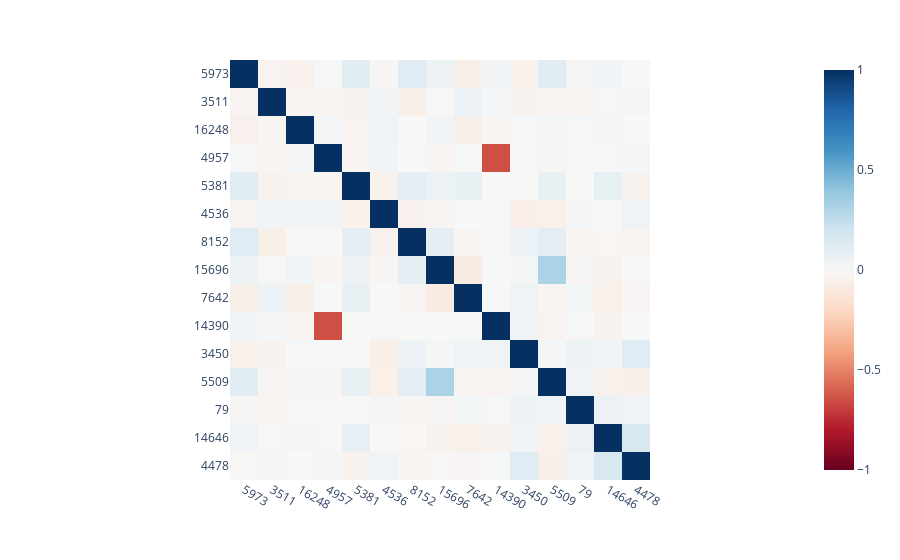

Here is the notebook cell this chart was saved with:
### Code cell
# Compute output features whose top eigenvalues are high, likely indicating some interesting structure.
eigenvals = tracer.compute(compute_truncated_eigenvalues, project=False, k=2)
vals, idxs = eigenvals.topk(15)

# Plot the cosine similarity between these features to see if any are related.
dirs = tracer.out.w_dec.weight[:, idxs]
sims = torch.cosine_similarity(dirs[..., None], dirs[:, None], dim=0)

# Visualize them nicely.
labels = [f"{i}" for i in idxs.cpu()]
px.imshow(sims.cpu(), color_continuous_scale="RdBu", color_continuous_midpoint=0, x=labels, y=labels)

### Figure 1 — Plotly figure (JSON) as saved in the notebook; plotly's stock layout.template omitted (floating-point values rounded to 4 significant figures; data arrays with more than 128 entries replaced by an {"elided": "..."} marker saying what was removed)
{"data": [{"coloraxis": "coloraxis", "hovertemplate": "x: %{x}<br>y: %{y}<br>color: %{z}<extra></extra>", "name": "0", "type": "heatmap", "x": ["5973", "3511", "16248", "4957", "5381", "4536", "8152", "15696", "7642", "14390", "3450", "5509", "79", "14646", "4478"], "xaxis": "x", "y": ["5973", "3511", "16248", "4957", "5381", "4536", "8152", "15696", "7642", "14390", "3450", "5509", "79", "14646", "4478"], "yaxis": "y", "z": {"elided": "15x15 float values"}}], "layout": {"coloraxis": {"cmid": 0, "colorscale": [[0, "rgb(103,0,31)"], [0.1, "rgb(178,24,43)"], [0.2, "rgb(214,96,77)"], [0.3, "rgb(244,165,130)"], [0.4, "rgb(253,219,199)"], [0.5, "rgb(247,247,247)"], [0.6, "rgb(209,229,240)"], [0.7, "rgb(146,197,222)"], [0.8, "rgb(67,147,195)"], [0.9, "rgb(33,102,172)"], [1, "rgb(5,48,97)"]]}, "margin": {"t": 60}, "xaxis": {"anchor": "y", "constrain": "domain", "domain": [0, 1], "scaleanchor": "y"}, "yaxis": {"anchor": "x", "autorange": "reversed", "constrain": "domain", "domain": [0, 1]}}}
